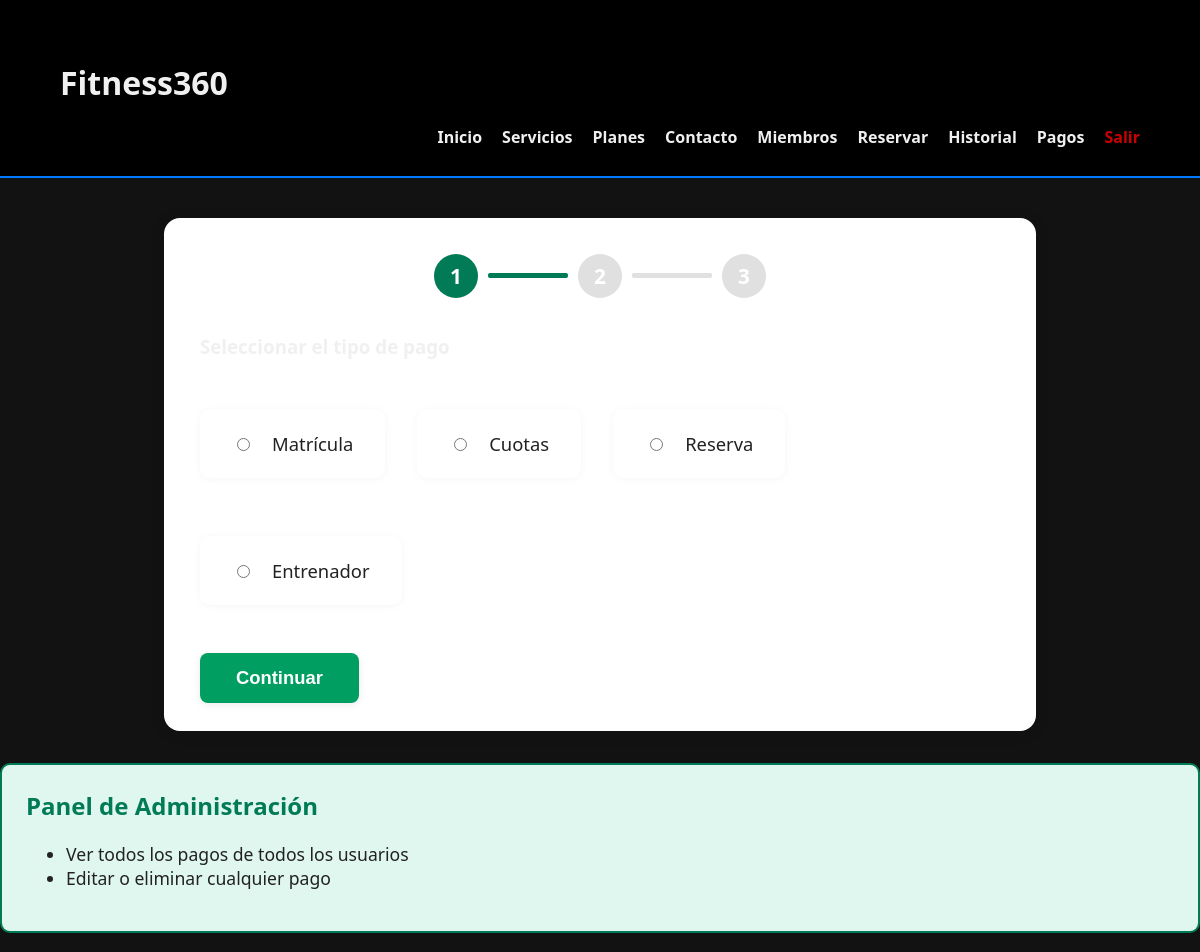
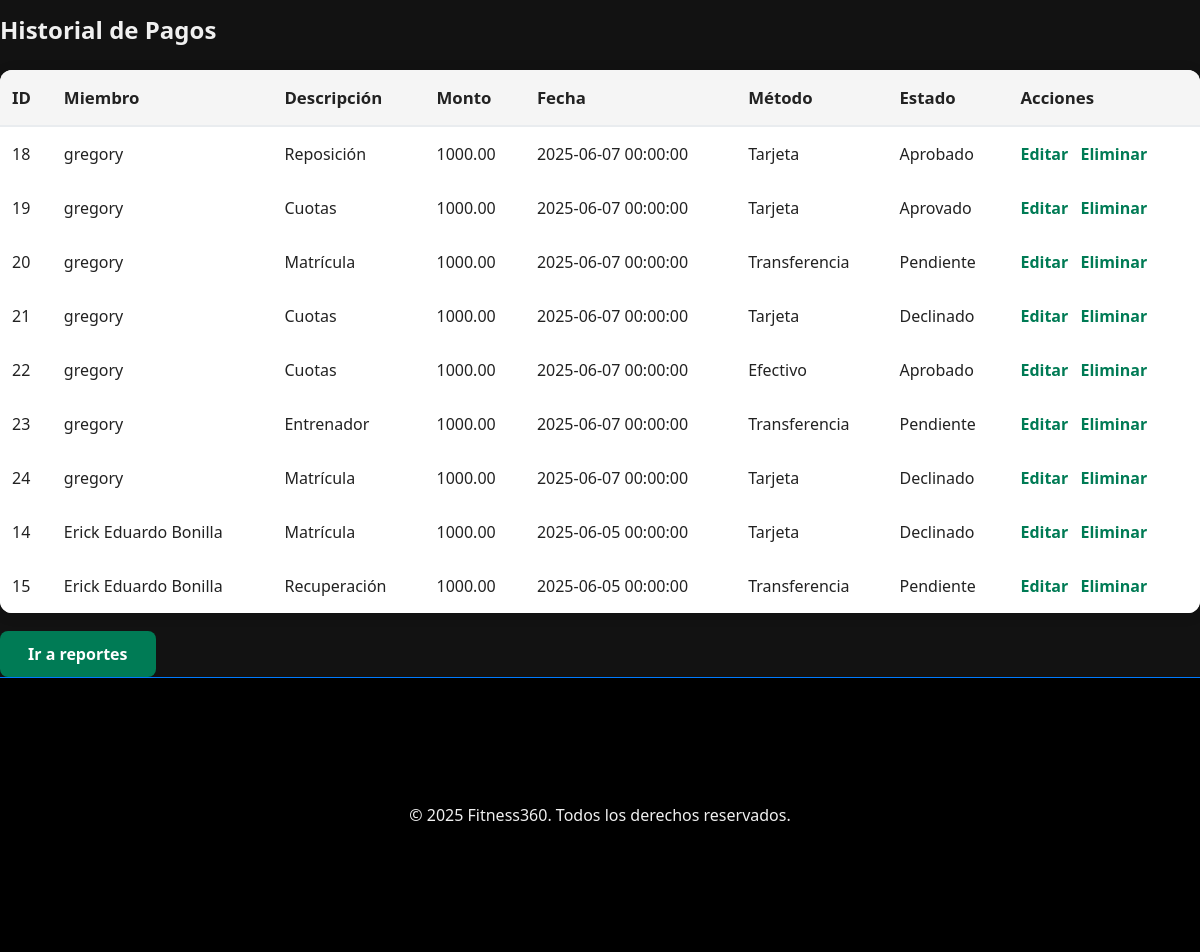
Page /fitness360_web/src/index.php?page=pagos (signed in) on the committed database (2 pictures, top to bottom).
### tables this page shows
CREATE TABLE `Pagos` (
  `IDPago` int NOT NULL AUTO_INCREMENT,
  `IDMiembro` int NOT NULL,
  `DescripcionPago` varchar(255) NOT NULL,
  `Monto` decimal(10,2) NOT NULL,
  `FechaPago` timestamp NULL DEFAULT CURRENT_TIMESTAMP,
  `MetodoPago` varchar(50) DEFAULT NULL,
  `EstadoPago` varchar(50) DEFAULT NULL,
  `IDTransaccion` varchar(255) DEFAULT NULL,
  `FechaInicioPeriodo` date DEFAULT NULL,
  `FechaFinPeriodo` date DEFAULT NULL,
  PRIMARY KEY (`IDPago`),
  KEY `IDMiembro` (`IDMiembro`),
  CONSTRAINT `Pagos_ibfk_1` FOREIGN KEY (`IDMiembro`) REFERENCES `Miembros` (`IDMiembro`)
);

CREATE TABLE `Miembros` (
  `IDMiembro` int NOT NULL AUTO_INCREMENT,
  `NombreCompleto` varchar(255) NOT NULL,
  `CorreoElectronico` varchar(255) NOT NULL,
  `Password` varchar(255) NOT NULL,
  `NumeroTelefono` varchar(20) DEFAULT NULL,
  `FechaRegistro` timestamp NULL DEFAULT CURRENT_TIMESTAMP,
  `EsAdmin` tinyint(1) DEFAULT '0',
  `Rol` varchar(20) DEFAULT 'usuario',
  PRIMARY KEY (`IDMiembro`),
  UNIQUE KEY `CorreoElectronico` (`CorreoElectronico`)
);

### fitness360_web/src/pages/pagos.php (the view, shortened to what this page needs)
<?php
require_once __DIR__ . '/../includes/conexion.php';
?>
<div class="wizard-container">
  <div class="wizard-steps">
    <div class="step" id="step-ind-1">1</div>
    <div class="step-line"></div>
    <div class="step" id="step-ind-2">2</div>
    <div class="step-line"></div>
    <div class="step" id="step-ind-3">3</div>
  </div>
  <form id="pagosWizardForm" method="post" action="">
    <div class="wizard-step" id="step1">
      <h3>Seleccionar el tipo de pago</h3>
      <div class="wizard-options">
        <label><input type="radio" name="tipo_pago" value="Matrícula" required> Matrícula</label>
        <label><input type="radio" name="tipo_pago" value="Cuotas"> Cuotas</label>
        <label><input type="radio" name="tipo_pago" value="Reserva"> Reserva</label>
        <label><input type="radio" name="tipo_pago" value="Entrenador"> Entrenador</label>
      </div>
      <button type="button" class="next-btn" onclick="nextStep()">Continuar</button>
    </div>
  </form>
</div>
<?php
$isAdmin = (isset($_SESSION['Rol']) && $_SESSION['Rol'] === 'admin');
?>
<?php if ($isAdmin): ?>
  <div style="background:#e0f7ef; border:2px solid #007b55; border-radius:10px; padding:24px; margin:32px 0;">
    <h2 style="color:#007b55; margin-top:0;">Panel de Administración</h2>
    <ul style="font-size:1.1rem; color:#222;">
      <li>Ver todos los pagos de todos los usuarios</li>
      <li>Editar o eliminar cualquier pago</li>
    </ul>
  </div>
  <h2>Historial de Pagos</h2>
  <table class="pagos-table">
    <tr>
      <th>ID</th>
      <th>Miembro</th>
      <th>Descripción</th>
      <th>Monto</th>
      <th>Fecha</th>
      <th>Método</th>
      <th>Estado</th>
      <th>Acciones</th>
    </tr>
    <?php
    $result = $mysqli->query("SELECT p.*, m.NombreCompleto FROM Pagos p JOIN Miembros m ON p.IDMiembro = m.IDMiembro ORDER BY FechaPago DESC");
    while ($row = $result->fetch_assoc()):
    ?>
    <tr>
      <td><?= $row['IDPago'] ?></td>
      <td><?= htmlspecialchars($row['NombreCompleto']) ?></td>
      <td><?= htmlspecialchars($row['DescripcionPago']) ?></td>
      <td><?= $row['Monto'] ?></td>
      <td><?= $row['FechaPago'] ?></td>
      <td><?= $row['MetodoPago'] ?></td>
      <td><?= $row['EstadoPago'] ?></td>
      <td class="acciones">
        <a href="index.php?page=pagos&editar=<?= $row['IDPago'] ?>">Editar</a>
        <a href="index.php?page=pagos&eliminar=<?= $row['IDPago'] ?>" onclick="return confirm('¿Seguro que deseas eliminar este pago?')">Eliminar</a>
      </td>
    </tr>
    <?php endwhile; ?>
  </table>
<?php endif; ?>
<a href="index.php?page=admin_pagos" target="_blank" style="display:inline-block; margin-top:18px; background:#007b55; color:#fff; padding:12px 28px; border-radius:8px; text-decoration:none; font-weight:bold;">Ir a reportes</a>

### fitness360_web/src/css/style.css (style rules this page uses)
body { margin: 0; font-family: 'Segoe UI', sans-serif; background-color: #121212; color: #f0f0f0; }

### fitness360_web/src/pages/pagos.php (style rules this page uses)
.pagos-table { width: 100%; border-collapse: separate; border-spacing: 0; background: #fff; margin-top: 24px; border-radius: 12px; overflow: hidden; box-shadow: 0 2px 16px rgba(0,0,0,0.07); }
.pagos-table th, .pagos-table td { padding: 16px 12px; text-align: left; }
.pagos-table th { background: #f5f5f5; color: #222; font-weight: bold; font-size: 1.05rem; border-bottom: 2px solid #e9ecef; }
.pagos-table tr { border-bottom: 1px solid #e9ecef; }
.pagos-table tr:last-child { border-bottom: none; }
.pagos-table td { color: #222; background: #fff; font-weight: 500; }
.pagos-table .acciones a { color: #007b55; font-weight: bold; margin-right: 8px; text-decoration: none; transition: color 0.2s; }
.wizard-container { max-width: 800px; margin: 40px auto 32px auto; background: #fff; border-radius: 16px; box-shadow: 0 2px 16px rgba(0,0,0,0.09); padding: 36px 36px 28px 36px; }
.wizard-steps { display: flex; align-items: center; justify-content: center; margin-bottom: 36px; }
.step { width: 44px; height: 44px; border-radius: 50%; background: #e0e0e0; color: #fff; display: flex; align-items: center; justify-content: center; font-weight: bold; font-size: 1.3rem; transition: background 0.2s; }
.step.active, .step.completed { background: #007b55; }
.step-line { width: 80px; height: 5px; background: #e0e0e0; margin: 0 10px; border-radius: 2px; }
.step.active + .step-line, .step.completed + .step-line { background: #007b55; }
.wizard-step { display: block; }
.wizard-options { display: flex; gap: 32px; margin: 32px 0 32px 0; flex-wrap: wrap; }
.wizard-options label { background: #fff; border-radius: 10px; padding: 22px 32px; font-size: 1.15rem; font-weight: 500; color: #222; cursor: pointer; box-shadow: 0 1px 8px rgba(0,0,0,0.04); transition: background 0.2s, box-shadow 0.2s, color 0.2s; display: flex; align-items: center; gap: 12px; }
.wizard-options input[type="radio"] { margin-right: 10px; }
.next-btn, .back-btn { padding: 14px 36px; border: none; border-radius: 8px; font-weight: bold; font-size: 1.15rem; margin: 8px 8px 0 0; transition: background 0.2s; box-shadow: 0 2px 8px rgba(0,0,0,0.08); opacity: 1; }
.next-btn { background: #009e60; color: #fff; }
label { display: block; margin: 18px 0 8px 0; }

### rows in the picture
pagos: IDPago "18", IDMiembro.NombreCompleto "gregory", DescripcionPago "Reposición", Monto "1000.00", FechaPago "2025-06-07 00:00:00", MetodoPago "Tarjeta", EstadoPago "Aprobado"
pagos: IDPago "19", IDMiembro.NombreCompleto "gregory", DescripcionPago "Cuotas", Monto "1000.00", FechaPago "2025-06-07 00:00:00", MetodoPago "Tarjeta", EstadoPago "Aprovado"
pagos: IDPago "20", IDMiembro.NombreCompleto "gregory", DescripcionPago "Matrícula", Monto "1000.00", FechaPago "2025-06-07 00:00:00", MetodoPago "Transferencia", EstadoPago "Pendiente"
pagos: IDPago "21", IDMiembro.NombreCompleto "gregory", DescripcionPago "Cuotas", Monto "1000.00", FechaPago "2025-06-07 00:00:00", MetodoPago "Tarjeta", EstadoPago "Declinado"
pagos: IDPago "22", IDMiembro.NombreCompleto "gregory", DescripcionPago "Cuotas", Monto "1000.00", FechaPago "2025-06-07 00:00:00", MetodoPago "Efectivo", EstadoPago "Aprobado"
pagos: IDPago "23", IDMiembro.NombreCompleto "gregory", DescripcionPago "Entrenador", Monto "1000.00", FechaPago "2025-06-07 00:00:00", MetodoPago "Transferencia", EstadoPago "Pendiente"
pagos: IDPago "24", IDMiembro.NombreCompleto "gregory", DescripcionPago "Matrícula", Monto "1000.00", FechaPago "2025-06-07 00:00:00", MetodoPago "Tarjeta", EstadoPago "Declinado"
pagos: IDPago "14", IDMiembro.NombreCompleto "Erick Eduardo Bonilla", DescripcionPago "Matrícula", Monto "1000.00", FechaPago "2025-06-05 00:00:00", MetodoPago "Tarjeta", EstadoPago "Declinado"
pagos: IDPago "15", IDMiembro.NombreCompleto "Erick Eduardo Bonilla", DescripcionPago "Recuperación", Monto "1000.00", FechaPago "2025-06-05 00:00:00", MetodoPago "Transferencia", EstadoPago "Pendiente"
